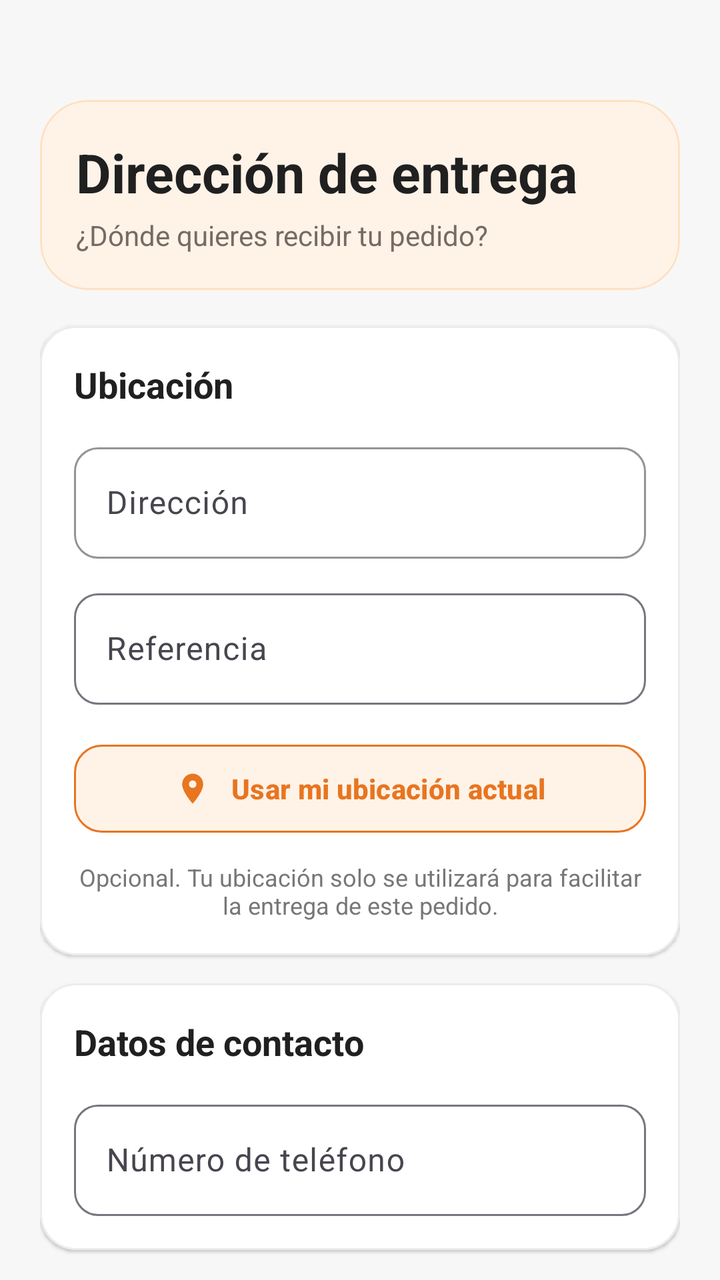
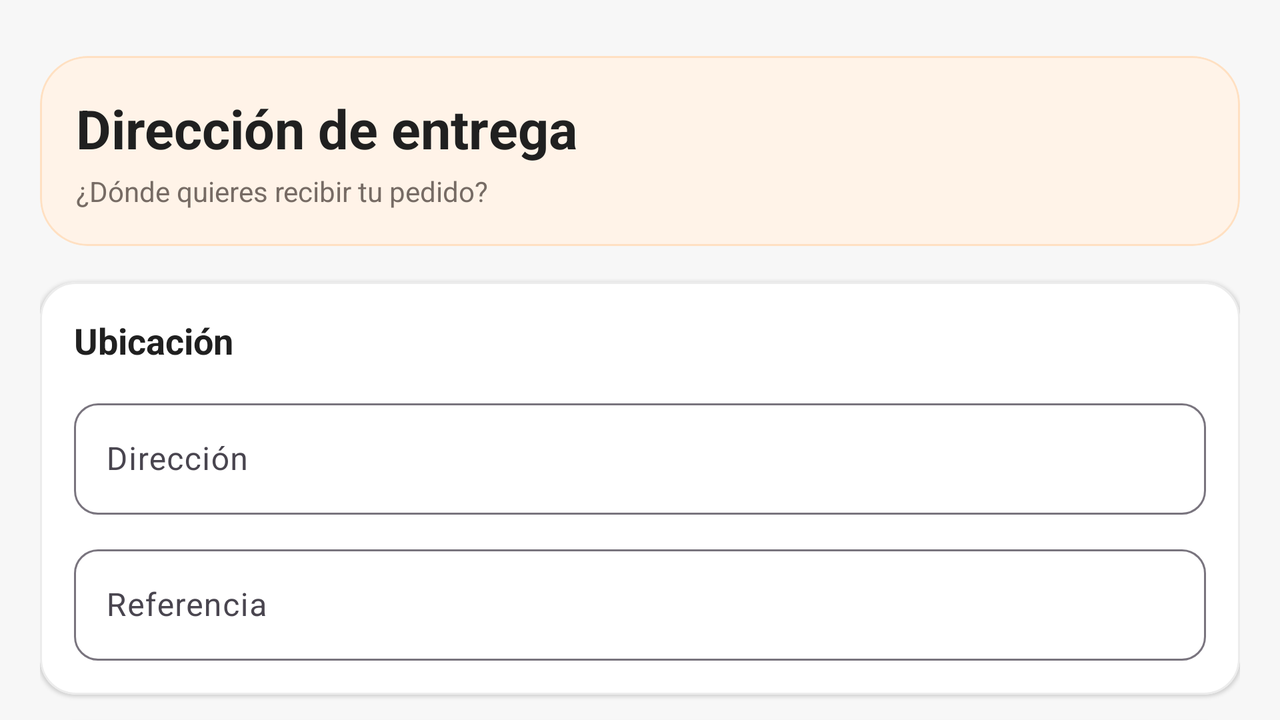

Compare how this app lays out the same screen by default and in its alternative resource folder. The renders come first, then the two layout files and the values they reference.
<!-- AndroidManifest.xml: application theme Theme.AppZetaR -->
<!-- res/layout/activity_direccion.xml -->
<?xml version="1.0" encoding="utf-8"?>
<androidx.constraintlayout.widget.ConstraintLayout
    xmlns:android="http://schemas.android.com/apk/res/android"
    xmlns:app="http://schemas.android.com/apk/res-auto"

    android:id="@+id/main"
    android:layout_width="match_parent"
    android:layout_height="match_parent"

    android:background="#F7F7F7">


    <androidx.core.widget.NestedScrollView
        android:layout_width="0dp"
        android:layout_height="0dp"

        android:clipToPadding="false"
        android:fillViewport="true"

        android:overScrollMode="never"
        android:scrollbars="none"

        app:layout_constraintTop_toTopOf="parent"
        app:layout_constraintBottom_toBottomOf="parent"
        app:layout_constraintStart_toStartOf="parent"
        app:layout_constraintEnd_toEndOf="parent"

        app:layout_constraintWidth_max="640dp">

        <LinearLayout
            android:layout_width="match_parent"
            android:layout_height="wrap_content"

            android:orientation="vertical"

            android:paddingStart="20dp"
            android:paddingTop="50dp"
            android:paddingEnd="20dp"
            android:paddingBottom="32dp">


            
            
            

            <com.google.android.material.card.MaterialCardView
                android:layout_width="match_parent"
                android:layout_height="wrap_content"

                app:cardBackgroundColor="#FFF3E8"
                app:cardCornerRadius="24dp"
                app:cardElevation="0dp"

                app:strokeColor="#FFE0C2"
                app:strokeWidth="1dp">

                <LinearLayout
                    android:layout_width="match_parent"
                    android:layout_height="wrap_content"

                    android:orientation="vertical"
                    android:padding="18dp">

                    <TextView
                        android:layout_width="match_parent"
                        android:layout_height="wrap_content"

                        android:text="@string/direccion_entrega_titulo"

                        android:textColor="#202020"
                        android:textSize="27sp"
                        android:textStyle="bold" />


                    <TextView
                        android:layout_width="match_parent"
                        android:layout_height="wrap_content"

                        android:layout_marginTop="4dp"

                        android:text="@string/direccion_entrega_subtitulo"

                        android:textColor="#766B64"
                        android:textSize="14sp" />

                </LinearLayout>

            </com.google.android.material.card.MaterialCardView>


            
            
            

            <com.google.android.material.card.MaterialCardView
                android:layout_width="match_parent"
                android:layout_height="wrap_content"

                android:layout_marginTop="18dp"

                app:cardBackgroundColor="#FFFFFF"
                app:cardCornerRadius="18dp"
                app:cardElevation="1dp"

                app:strokeColor="#ECECEC"
                app:strokeWidth="1dp">

                <LinearLayout
                    android:layout_width="match_parent"
                    android:layout_height="wrap_content"

                    android:orientation="vertical"
                    android:padding="17dp">


                    <TextView
                        android:layout_width="wrap_content"
                        android:layout_height="wrap_content"

                        android:text="@string/direccion_entrega_seccion_ubicacion"

                        android:textColor="#202020"
                        android:textSize="18sp"
                        android:textStyle="bold" />


                    

                    <com.google.android.material.textfield.TextInputLayout
                        android:layout_width="match_parent"
                        android:layout_height="wrap_content"

                        android:layout_marginTop="14dp"

                        android:hint="@string/direccion_entrega_hint_direccion"

                        app:boxBackgroundColor="#FFFFFF"

                        app:boxBackgroundMode="outline"

                        app:boxStrokeColor="#E87520"
                        app:hintTextColor="#E87520"

                        app:boxCornerRadiusBottomEnd="12dp"
                        app:boxCornerRadiusBottomStart="12dp"
                        app:boxCornerRadiusTopEnd="12dp"
                        app:boxCornerRadiusTopStart="12dp">

                        <com.google.android.material.textfield.TextInputEditText
                            android:id="@+id/etDireccion"

                            android:layout_width="match_parent"
                            android:layout_height="wrap_content"

                            android:inputType="textPostalAddress|textCapSentences"

                            android:maxLines="2"

                            android:textColor="#202020"
                            android:textColorHint="#8A8A8A"
                            android:textSize="16sp" />

                    </com.google.android.material.textfield.TextInputLayout>


                    

                    <com.google.android.material.textfield.TextInputLayout
                        android:layout_width="match_parent"
                        android:layout_height="wrap_content"

                        android:layout_marginTop="12dp"

                        android:hint="@string/direccion_entrega_hint_referencia"

                        app:boxBackgroundMode="outline"

                        app:boxCornerRadiusBottomEnd="12dp"
                        app:boxCornerRadiusBottomStart="12dp"
                        app:boxCornerRadiusTopEnd="12dp"
                        app:boxCornerRadiusTopStart="12dp">

                        <com.google.android.material.textfield.TextInputEditText
                            android:id="@+id/etReferencia"

                            android:layout_width="match_parent"
                            android:layout_height="wrap_content"

                            android:inputType="textCapSentences"

                            android:maxLines="2" />

                    </com.google.android.material.textfield.TextInputLayout>

                    

                    <com.google.android.material.button.MaterialButton
                        android:id="@+id/btnUsarUbicacion"

                        android:layout_width="match_parent"
                        android:layout_height="52dp"

                        android:layout_marginTop="16dp"

                        android:minHeight="48dp"

                        android:text="@string/usar_ubicacion_actual"
                        android:textAllCaps="false"
                        android:textColor="#E87520"
                        android:textSize="14sp"
                        android:textStyle="bold"

                        app:backgroundTint="#FFF3E8"
                        app:cornerRadius="14dp"

                        app:icon="@drawable/ic_location"
                        app:iconGravity="textStart"
                        app:iconPadding="10dp"
                        app:iconTint="#E87520"

                        app:strokeColor="#E87520"
                        app:strokeWidth="1dp" />


                    <TextView
                        android:id="@+id/tvEstadoUbicacion"

                        android:layout_width="match_parent"
                        android:layout_height="wrap_content"

                        android:layout_marginTop="10dp"

                        android:gravity="center"

                        android:text="@string/ubicacion_opcional_descripcion"

                        android:textColor="#777777"
                        android:textSize="12sp" />

                </LinearLayout>

            </com.google.android.material.card.MaterialCardView>


            
            
            

            <com.google.android.material.card.MaterialCardView
                android:layout_width="match_parent"
                android:layout_height="wrap_content"

                android:layout_marginTop="14dp"

                app:cardBackgroundColor="#FFFFFF"
                app:cardCornerRadius="18dp"
                app:cardElevation="1dp"

                app:strokeColor="#ECECEC"
                app:strokeWidth="1dp">

                <LinearLayout
                    android:layout_width="match_parent"
                    android:layout_height="wrap_content"

                    android:orientation="vertical"
                    android:padding="17dp">


                    <TextView
                        android:layout_width="wrap_content"
                        android:layout_height="wrap_content"

                        android:text="@string/direccion_entrega_seccion_contacto"

                        android:textColor="#202020"
                        android:textSize="18sp"
                        android:textStyle="bold" />


                    <com.google.android.material.textfield.TextInputLayout
                        android:layout_width="match_parent"
                        android:layout_height="wrap_content"

                        android:layout_marginTop="14dp"

                        android:hint="@string/direccion_entrega_hint_telefono"

                        app:boxBackgroundMode="outline"

                        app:boxCornerRadiusBottomEnd="12dp"
                        app:boxCornerRadiusBottomStart="12dp"
                        app:boxCornerRadiusTopEnd="12dp"
                        app:boxCornerRadiusTopStart="12dp">

                        <com.google.android.material.textfield.TextInputEditText
                            android:id="@+id/etTelefono"

                            android:layout_width="match_parent"
                            android:layout_height="wrap_content"

                            android:inputType="phone"

                            android:maxLength="9"
                            android:maxLines="1" />

                    </com.google.android.material.textfield.TextInputLayout>

                </LinearLayout>

            </com.google.android.material.card.MaterialCardView>


            
            
            

            <TextView
                android:id="@+id/tvInfoDelivery"

                android:layout_width="match_parent"
                android:layout_height="wrap_content"

                android:layout_marginTop="16dp"

                android:paddingStart="4dp"
                android:paddingEnd="4dp"

                android:text="@string/direccion_entrega_info"

                android:textColor="#777777"
                android:textSize="13sp" />


            
            
            

            <com.google.android.material.button.MaterialButton
                android:id="@+id/btnContinuarDireccion"

                android:layout_width="match_parent"
                android:layout_height="54dp"

                android:layout_marginTop="20dp"

                android:minHeight="48dp"

                android:text="@string/direccion_entrega_continuar_pago"

                android:textColor="#FFFFFF"
                android:textSize="15sp"
                android:textStyle="bold"

                app:backgroundTint="#E87520"
                app:cornerRadius="16dp"
                app:elevation="0dp" />

        </LinearLayout>

    </androidx.core.widget.NestedScrollView>

</androidx.constraintlayout.widget.ConstraintLayout>
<!-- resources referenced by this layout -->
<resources>
  <!-- drawable ic_location (drawable) -->
  <vector xmlns:android="http://schemas.android.com/apk/res/android"
      android:width="24dp"
      android:height="24dp"
      android:viewportWidth="24"
      android:viewportHeight="24">
  
      <path
          android:fillColor="#E87520"
          android:pathData="M12,2C8.13,2 5,5.13 5,9c0,5.25 7,13 7,13s7,-7.75 7,-13c0,-3.87 -3.13,-7 -7,-7zM12,11.5c-1.38,0 -2.5,-1.12 -2.5,-2.5s1.12,-2.5 2.5,-2.5 2.5,1.12 2.5,2.5 -1.12,2.5 -2.5,2.5z" />
  </vector>
  <string name="direccion_entrega_continuar_pago">CONTINUAR AL PAGO</string>
  <string name="direccion_entrega_hint_direccion">Dirección</string>
  <string name="direccion_entrega_hint_referencia">Referencia</string>
  <string name="direccion_entrega_hint_telefono">Número de teléfono</string>
  <string name="direccion_entrega_info">Verifica que la dirección y el número de teléfono sean correctos.</string>
  <string name="direccion_entrega_seccion_contacto">Datos de contacto</string>
  <string name="direccion_entrega_seccion_ubicacion">Ubicación</string>
  <string name="direccion_entrega_subtitulo">¿Dónde quieres recibir tu pedido?</string>
  <string name="direccion_entrega_titulo">Dirección de entrega</string>
  <string name="ubicacion_opcional_descripcion">Opcional. Tu ubicación solo se utilizará para facilitar la entrega de este pedido.</string>
  <string name="usar_ubicacion_actual">Usar mi ubicación actual</string>
  <style name="Theme.AppZetaR" parent="Base.Theme.AppZetaR" />
  <style name="Base.Theme.AppZetaR" parent="Theme.Material3.DayNight.NoActionBar">
  
          <item name="android:windowBackground">#FFF8F2</item>
  
      </style>
</resources>
<!-- res/layout-land/activity_direccion.xml (the repository's variant of the layout above) -->
<!-- drawn on the phone turned sideways -->
<?xml version="1.0" encoding="utf-8"?>
<androidx.constraintlayout.widget.ConstraintLayout
    xmlns:android="http://schemas.android.com/apk/res/android"
    xmlns:app="http://schemas.android.com/apk/res-auto"

    android:id="@+id/main"
    android:layout_width="match_parent"
    android:layout_height="match_parent"

    android:background="#F7F7F7">

    <androidx.core.widget.NestedScrollView
        android:layout_width="0dp"
        android:layout_height="0dp"

        android:clipToPadding="false"
        android:fillViewport="true"

        android:overScrollMode="never"
        android:scrollbars="none"

        app:layout_constraintTop_toTopOf="parent"
        app:layout_constraintBottom_toBottomOf="parent"
        app:layout_constraintStart_toStartOf="parent"
        app:layout_constraintEnd_toEndOf="parent"

        app:layout_constraintWidth_max="640dp">

        <LinearLayout
            android:layout_width="match_parent"
            android:layout_height="wrap_content"

            android:orientation="vertical"

            android:paddingStart="20dp"
            android:paddingTop="28dp"
            android:paddingEnd="20dp"
            android:paddingBottom="32dp">


            
            
            

            <com.google.android.material.card.MaterialCardView
                android:layout_width="match_parent"
                android:layout_height="wrap_content"

                app:cardBackgroundColor="#FFF3E8"
                app:cardCornerRadius="24dp"
                app:cardElevation="0dp"

                app:strokeColor="#FFE0C2"
                app:strokeWidth="1dp">

                <LinearLayout
                    android:layout_width="match_parent"
                    android:layout_height="wrap_content"

                    android:orientation="vertical"
                    android:padding="18dp">

                    <TextView
                        android:layout_width="match_parent"
                        android:layout_height="wrap_content"

                        android:text="@string/direccion_entrega_titulo"

                        android:textColor="#202020"
                        android:textSize="27sp"
                        android:textStyle="bold" />

                    <TextView
                        android:layout_width="match_parent"
                        android:layout_height="wrap_content"

                        android:layout_marginTop="4dp"

                        android:text="@string/direccion_entrega_subtitulo"

                        android:textColor="#766B64"
                        android:textSize="14sp" />

                </LinearLayout>

            </com.google.android.material.card.MaterialCardView>


            
            
            

            <com.google.android.material.card.MaterialCardView
                android:layout_width="match_parent"
                android:layout_height="wrap_content"

                android:layout_marginTop="18dp"

                app:cardBackgroundColor="#FFFFFF"
                app:cardCornerRadius="18dp"
                app:cardElevation="1dp"

                app:strokeColor="#ECECEC"
                app:strokeWidth="1dp">

                <LinearLayout
                    android:layout_width="match_parent"
                    android:layout_height="wrap_content"

                    android:orientation="vertical"
                    android:padding="17dp">

                    <TextView
                        android:layout_width="wrap_content"
                        android:layout_height="wrap_content"

                        android:text="@string/direccion_entrega_seccion_ubicacion"

                        android:textColor="#202020"
                        android:textSize="18sp"
                        android:textStyle="bold" />


                    <com.google.android.material.textfield.TextInputLayout
                        android:layout_width="match_parent"
                        android:layout_height="wrap_content"

                        android:layout_marginTop="14dp"

                        android:hint="@string/direccion_entrega_hint_direccion"

                        app:boxBackgroundMode="outline"

                        app:boxCornerRadiusBottomEnd="12dp"
                        app:boxCornerRadiusBottomStart="12dp"
                        app:boxCornerRadiusTopEnd="12dp"
                        app:boxCornerRadiusTopStart="12dp">

                        <com.google.android.material.textfield.TextInputEditText
                            android:id="@+id/etDireccion"

                            android:layout_width="match_parent"
                            android:layout_height="wrap_content"

                            android:inputType="textPostalAddress|textCapSentences"
                            android:maxLines="2" />

                    </com.google.android.material.textfield.TextInputLayout>


                    <com.google.android.material.textfield.TextInputLayout
                        android:layout_width="match_parent"
                        android:layout_height="wrap_content"

                        android:layout_marginTop="12dp"

                        android:hint="@string/direccion_entrega_hint_referencia"

                        app:boxBackgroundMode="outline"

                        app:boxCornerRadiusBottomEnd="12dp"
                        app:boxCornerRadiusBottomStart="12dp"
                        app:boxCornerRadiusTopEnd="12dp"
                        app:boxCornerRadiusTopStart="12dp">

                        <com.google.android.material.textfield.TextInputEditText
                            android:id="@+id/etReferencia"

                            android:layout_width="match_parent"
                            android:layout_height="wrap_content"

                            android:inputType="textCapSentences"
                            android:maxLines="2" />

                    </com.google.android.material.textfield.TextInputLayout>

                </LinearLayout>

            </com.google.android.material.card.MaterialCardView>


            
            
            

            <com.google.android.material.card.MaterialCardView
                android:layout_width="match_parent"
                android:layout_height="wrap_content"

                android:layout_marginTop="14dp"

                app:cardBackgroundColor="#FFFFFF"
                app:cardCornerRadius="18dp"
                app:cardElevation="1dp"

                app:strokeColor="#ECECEC"
                app:strokeWidth="1dp">

                <LinearLayout
                    android:layout_width="match_parent"
                    android:layout_height="wrap_content"

                    android:orientation="vertical"
                    android:padding="17dp">

                    <TextView
                        android:layout_width="wrap_content"
                        android:layout_height="wrap_content"

                        android:text="@string/direccion_entrega_seccion_contacto"

                        android:textColor="#202020"
                        android:textSize="18sp"
                        android:textStyle="bold" />


                    <com.google.android.material.textfield.TextInputLayout
                        android:layout_width="match_parent"
                        android:layout_height="wrap_content"

                        android:layout_marginTop="14dp"

                        android:hint="@string/direccion_entrega_hint_telefono"

                        app:boxBackgroundMode="outline"

                        app:boxCornerRadiusBottomEnd="12dp"
                        app:boxCornerRadiusBottomStart="12dp"
                        app:boxCornerRadiusTopEnd="12dp"
                        app:boxCornerRadiusTopStart="12dp">

                        <com.google.android.material.textfield.TextInputEditText
                            android:id="@+id/etTelefono"

                            android:layout_width="match_parent"
                            android:layout_height="wrap_content"

                            android:inputType="phone"

                            android:maxLength="9"
                            android:maxLines="1" />

                    </com.google.android.material.textfield.TextInputLayout>

                </LinearLayout>

            </com.google.android.material.card.MaterialCardView>


            
            
            

            <TextView
                android:id="@+id/tvInfoDelivery"

                android:layout_width="match_parent"
                android:layout_height="wrap_content"

                android:layout_marginTop="16dp"

                android:paddingStart="4dp"
                android:paddingEnd="4dp"

                android:text="@string/direccion_entrega_info"

                android:textColor="#777777"
                android:textSize="13sp" />


            
            
            

            <com.google.android.material.button.MaterialButton
                android:id="@+id/btnContinuarDireccion"

                android:layout_width="match_parent"
                android:layout_height="54dp"

                android:layout_marginTop="20dp"

                android:minHeight="48dp"

                android:text="@string/direccion_entrega_continuar_pago"

                android:textColor="#FFFFFF"
                android:textSize="15sp"
                android:textStyle="bold"

                app:backgroundTint="#E87520"
                app:cornerRadius="16dp"
                app:elevation="0dp" />

        </LinearLayout>

    </androidx.core.widget.NestedScrollView>

</androidx.constraintlayout.widget.ConstraintLayout>
<!-- resources referenced by the variant -->
<!-- as the phone turned sideways resolves them -->
<resources>
  <string name="direccion_entrega_continuar_pago">CONTINUAR AL PAGO</string>
  <string name="direccion_entrega_hint_direccion">Dirección</string>
  <string name="direccion_entrega_hint_referencia">Referencia</string>
  <string name="direccion_entrega_hint_telefono">Número de teléfono</string>
  <string name="direccion_entrega_info">Verifica que la dirección y el número de teléfono sean correctos.</string>
  <string name="direccion_entrega_seccion_contacto">Datos de contacto</string>
  <string name="direccion_entrega_seccion_ubicacion">Ubicación</string>
  <string name="direccion_entrega_subtitulo">¿Dónde quieres recibir tu pedido?</string>
  <string name="direccion_entrega_titulo">Dirección de entrega</string>
  <style name="Theme.AppZetaR" parent="Base.Theme.AppZetaR" />
  <style name="Base.Theme.AppZetaR" parent="Theme.Material3.DayNight.NoActionBar">
  
          <item name="android:windowBackground">#FFF8F2</item>
  
      </style>
</resources>
